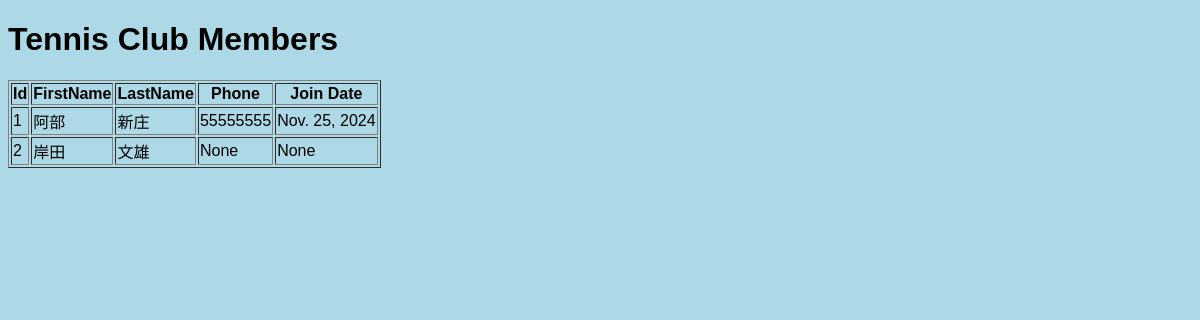
Page /testing/ on the earlier database version.
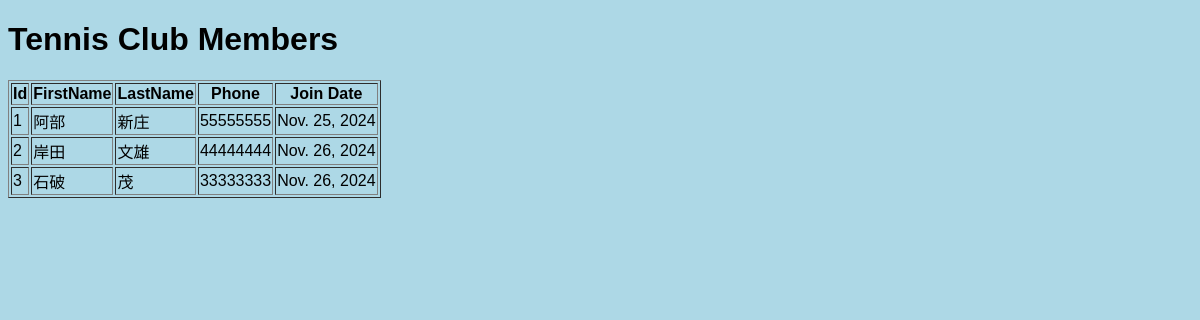
Same page on the later database version.
### members/models.py (models this page shows, shortened)
class Member(models.Model):
    firstname = models.CharField(max_length=255)
    lastname = models.CharField(max_length=255)
    phone = models.IntegerField(null=True)
    join_date = models.DateField(null=True)

### members/views.py (the view)
def testing(request) -> HttpResponse:
    data = Member.objects.all()
    template = loader.get_template(template_name="template.html")
    context = {
        "members": data,
    }
    return HttpResponse(content=template.render(context=context, request=request))

### members/templates/template.html (shortened to what this page needs)
{% load static %}
<!DOCTYPE html>
<html lang="en">
    <head>
        <link rel="stylesheet" href="{% static 'style.css' %}">
    </head>
    <body>
        <h1>Tennis Club Members</h1>
        <table border="1">
            <tr>
                <th>Id</th>
                <th>FirstName</th>
                <th>LastName</th>
                <th>Phone</th>
                <th>Join Date</th>
            </tr>
            {% for member in members %}
            <tr>
                <td>{{ member.id }}</td>
                <td>{{ member.firstname }}</td>
                <td>{{ member.lastname }}</td>
                <td>{{ member.phone }}</td>
                <td>{{ member.join_date }}</td>
            </tr>
            {% endfor %}
        </table>
    </body>
</html>

### members/static/style.css (style rules this page uses)
body { background-color: lightblue; font-family: Verdana, Geneva, Tahoma, sans-serif; }

Differences in the rows shown:
changed Member "岸田": phone "None" → "44444444"; join_date "None" → "Nov. 26, 2024"
added Member: id "3", firstname "石破", lastname "茂", phone "33333333", join_date "Nov. 26, 2024"
